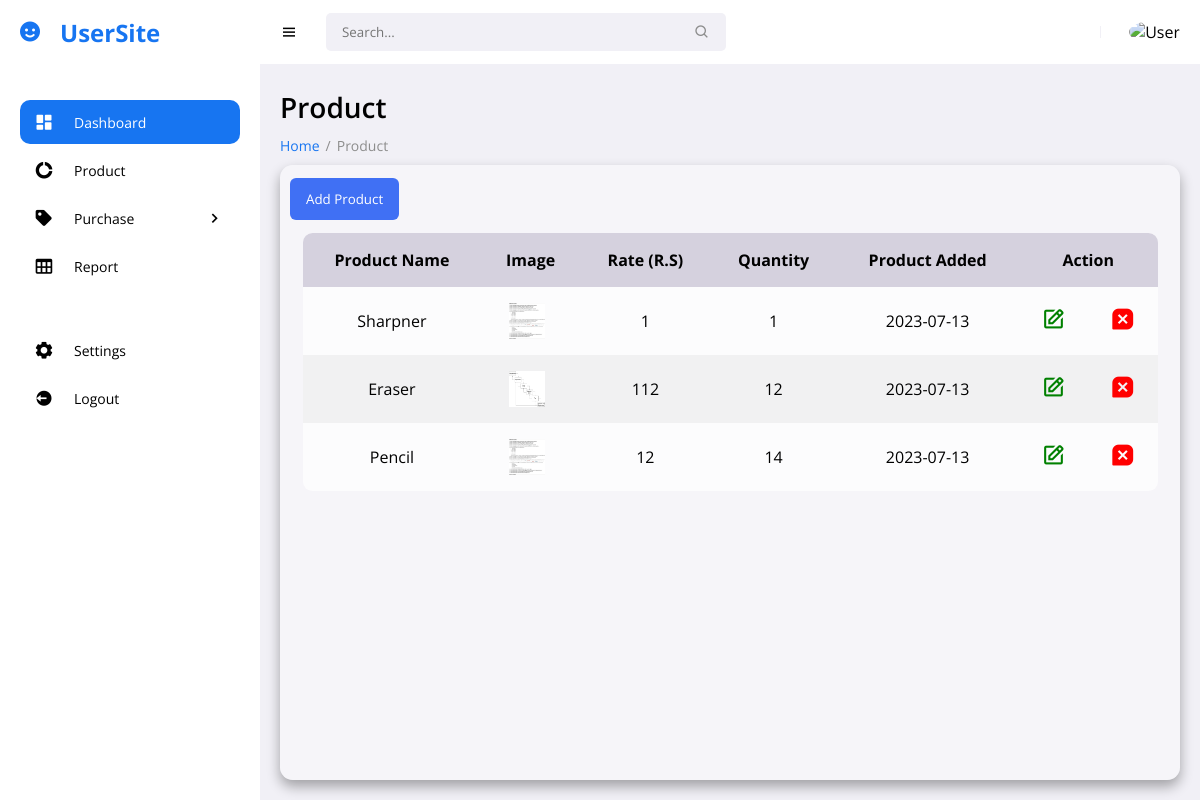
Screenshot of /manageproduct.php (signed in) with the database file from the repository.
### tables this page shows
CREATE TABLE `product` (
  `product_id` int(11) NOT NULL,
  `product_name` varchar(255) NOT NULL,
  `product_bought` int(255) NOT NULL,
  `product_stock` int(255) NOT NULL,
  `product_image` varchar(255) NOT NULL,
  `product_add_date` date NOT NULL DEFAULT current_timestamp()
);

### manageproduct.php (the view, shortened to what this page needs)
<!DOCTYPE html>
<html lang="en">
<head>
	<link href='https://unpkg.com/boxicons@2.0.9/css/boxicons.min.css' rel='stylesheet'>
	<link rel="stylesheet" href="assets/css/style.css">
	<link rel="stylesheet" href="assets/css/add.css">
</head>
<body>
<section id="sidebar">
    <?php
        if($_SESSION['user_type'] == 1){
            include 'layouts/user_menu.php';
        }
        else{
            include 'layouts/admin_menu.php';
        }
    ?>
<main >
    <h1 class="title">Product</h1>
    <ul class="breadcrumbs">
        <li><a href="index.php">Home</a></li>
        <li class="divider">/</li>
        <li><a href="product.php" class="active">Product</a></li>
    </ul>
    <div class="content">
    <section class="modal">
            <button class="modal__button">
                <a href="addproduct.php"> Add Product </a>
            </button>
        </section>
        <div class="table">
            <section class="table_body">
                <table>
                    <?php
                        include 'includes/connection.php';
                    ?>
                    <thead>
                        <tr>
                            <th>Product Name</th>
                            <th>Image</th>
                            <th>Rate (R.S) </th>
                            <th>Quantity</th>
                            <th>Product Added</th>
                            <th colspan="2">Action</th>
                        </tr>
                    </thead>
                    <tbody>
                        <?php
                            $query = "SELECT * FROM product";
                            $result = mysqli_query($con,$query);
                            while($row= mysqli_fetch_array($result)){
                                $id = $row['product_id'];
                                $name = $row['product_name'];
                                $bought = $row['product_bought'];
                                $stock = $row['product_stock'];
                                $time = $row['product_add_date'];
                            ?>
                            <tr>
                                <td><?php  echo $name?></td>
                                <td><img src="<?php echo "images/".$row['product_image']; ?>" alt="image" width="100px" height="100px"></td>
                                <td><?php  echo $bought ?></td>
                                <td><?php  echo $stock ?></td>
                                <td><?php  echo $time ?></td>
                                <td><a href="./updateproduct.php?id=<?php echo $id; ?>"><i class='bx bx-edit' style="font-size:25px;color:green;"></i></a></td>
                                <td><a onclick="return confirm('Are you sure you want to delete?')" href="./deleteproduct.php?id=<?php echo $id; ?>"><i class='bx bxs-message-square-x' style="font-size:25px;color:red;"></i></a></td>
                            </tr>
                    <?php
                    }
                    ?>
                    </tbody>
                </table>
            </section>
        </div>
    </div>
</main>
</section>
</body>
</html>

### assets/css/style.css (style rules this page uses)
* { font-family: 'Open Sans', sans-serif; margin: 0; padding: 0; box-sizing: border-box; }
:root { --grey: #F1F0F6; --dark-grey: #8D8D8D; --light: #fff; --dark: #000; --green: #81D43A; --light-green: #E3FFCB; --blue: #1775F1; --light-blue: #D0E4FF; --dark-blue: #0C5FCD; --red: #FC3B56; --hue: 240; --first-color: hsl(var(--hue), 16%, 18%); --title-color: hsl(var(--hue), 8%, 15%); --text-color: hsl(var(--hue), 8%, 35%); --body-color: hsl(var(--hue), 100%, 99%); --container-color: #FFF; --z-modal: 1000; }
body { background: var(--grey); overflow-x: hidden; }
a { text-decoration: none; }
li { list-style: none; }
#sidebar { position: fixed; max-width: 260px; width: 100%; background: var(--light); top: 0; left: 0; height: 100%; overflow-y: auto; scrollbar-width: none; transition: all .3s ease; z-index: 200; }
main { width: 100%; padding: 24px 20px 20px 20px; }
main .title { font-size: 28px; font-weight: 600; margin-bottom: 10px; }
main .breadcrumbs { display: flex; grid-gap: 6px; }
main .breadcrumbs li, main .breadcrumbs li a { font-size: 14px; }
main .breadcrumbs li a { color: var(--blue); }
main .breadcrumbs li a.active, main .breadcrumbs li.divider { color: var(--dark-grey); pointer-events: none; }
main .content { width: 100%; min-height: 70vh; margin-top: 10px; background-color: #fff5; box-shadow: 0 .4rem .8rem #0005; border-radius: .8rem; }
main .table { width: 100%; height: 70vh; overflow: hidden; }
.modal { margin: 0 10px 0 10px; }
.modal__button { display: inline-block; font-weight: 400; color: #FFF; background-color: #4070f4; margin-top: .8rem; padding: 0.75rem 1rem; border: none; border-radius: 6px; }
.modal__button a { text-decoration: none; color: white; }
.table td img { width: 36px; height: 36px; margin-right: 8px; vertical-align: middle; }
main .content .table_body { width: 95%; max-height: calc(89% - .16rem); background-color: #fffb; margin: .8rem auto; border-radius: .6rem; overflow: auto; }
table { width: 100%; overflow: auto; }
table, th, td { border-collapse: collapse; padding: 1rem; text-align: center; }
thead th { top: 0; left: 0; background-color: #d5d1defe; }
tbody tr:nth-child(even) { background-color: #0000000b; }

### rows the page displays
product: product_name "Sharpner", product_image (picture), product_bought "1", product_stock "1", product_add_date "2023-07-13"
product: product_name "Eraser", product_image (picture), product_bought "112", product_stock "12", product_add_date "2023-07-13"
product: product_name "Pencil", product_image (picture), product_bought "12", product_stock "14", product_add_date "2023-07-13"
